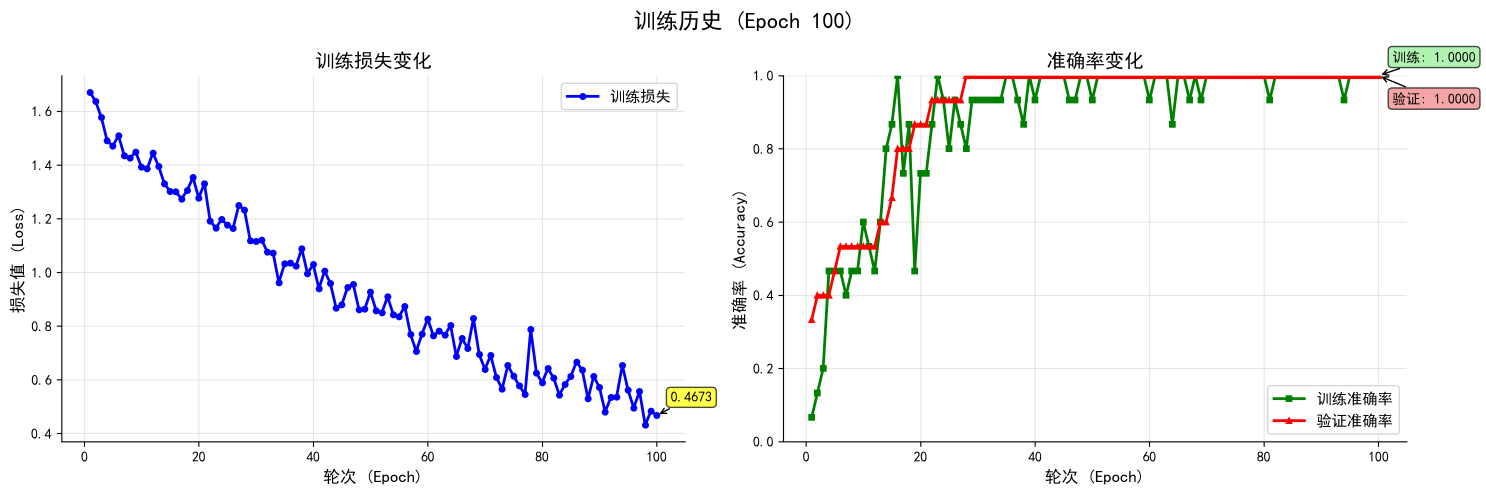
#> input picture training_history_epoch_100.png, 4457 x 1483 px, given in place of the camera (shown at 1/3 size)
$ python HSV_adjustor.py
#> lines starting #> are read from the running program, lines starting #| are printed output that depends on the picture; after the words box and inside, x2 and y2 are one past the last pixel; in counts of white or black regions, pixels touching at a corner belong together
import cv2
import numpy as np

class HSVThresholdAdjuster:
    def __init__(self):
        # HSV阈值参数
        self.lower_hsv = np.array([0, 50, 50])
        self.upper_hsv = np.array([10, 255, 255])

        # 窗口名称
        self.control_window = "HSV Threshold Control"
        self.preview_window = "Real-time Preview"

        # 当前帧
        self.current_frame = None

        # 预设颜色
        self.color_presets = {
            "Red1": ([0, 50, 50], [10, 255, 255]),
            "Red2": ([170, 50, 50], [179, 255, 255]),
            "Green": ([40, 50, 50], [80, 255, 255]),
            "Blue": ([100, 50, 50], [130, 255, 255]),
            "Yellow": ([20, 50, 50], [40, 255, 255]),
            "Orange": ([10, 50, 50], [25, 255, 255]),
            "Purple": ([130, 50, 50], [170, 255, 255]),
            "Cyan": ([80, 50, 50], [100, 255, 255]),
            "Pink": ([140, 50, 50], [170, 255, 255]),
            "White": ([0, 0, 200], [179, 30, 255]),
            "Black": ([0, 0, 0], [179, 255, 50])
        }

    def create_control_panel(self):
        """创建HSV控制面板"""
        cv2.namedWindow(self.control_window, cv2.WINDOW_NORMAL)
        cv2.resizeWindow(self.control_window, 500, 400)

        # 创建滑块
        cv2.createTrackbar('H_min', self.control_window, self.lower_hsv[0], 179, self.on_trackbar_change)
        cv2.createTrackbar('S_min', self.control_window, self.lower_hsv[1], 255, self.on_trackbar_change)
        cv2.createTrackbar('V_min', self.control_window, self.lower_hsv[2], 255, self.on_trackbar_change)
        cv2.createTrackbar('H_max', self.control_window, self.upper_hsv[0], 179, self.on_trackbar_change)
        cv2.createTrackbar('S_max', self.control_window, self.upper_hsv[1], 255, self.on_trackbar_change)
        cv2.createTrackbar('V_max', self.control_window, self.upper_hsv[2], 255, self.on_trackbar_change)

        # 预设颜色选择
        preset_names = list(self.color_presets.keys())
        cv2.createTrackbar('Preset', self.control_window, 0, len(preset_names), self.on_preset_change)

        # 形态学操作参数
        cv2.createTrackbar('Morphology', self.control_window, 1, 10, self.on_trackbar_change)
        cv2.createTrackbar('Blur', self.control_window, 0, 20, self.on_trackbar_change)

    # [38 lines left out: functions on_trackbar_change, on_preset_change, not called in this run]

    def apply_hsv_filter(self, frame):
        """应用HSV过滤"""
        # 转换到HSV色彩空间
        hsv = cv2.cvtColor(frame, cv2.COLOR_BGR2HSV)

        # 应用HSV阈值
        mask = cv2.inRange(hsv, self.lower_hsv, self.upper_hsv)

        # 获取形态学操作参数
        morph_size = cv2.getTrackbarPos('Morphology', self.control_window)
        blur_size = cv2.getTrackbarPos('Blur', self.control_window)

        # 应用模糊
        if blur_size > 0:
            blur_kernel = blur_size * 2 + 1
            mask = cv2.GaussianBlur(mask, (blur_kernel, blur_kernel), 0)

        # 形态学操作
        if morph_size > 0:
            kernel = np.ones((morph_size, morph_size), np.uint8)
            mask = cv2.morphologyEx(mask, cv2.MORPH_CLOSE, kernel)
            mask = cv2.morphologyEx(mask, cv2.MORPH_OPEN, kernel)

        # 应用掩码
        result = cv2.bitwise_and(frame, frame, mask=mask)

        return mask, result

    def create_control_info_display(self):
        """创建控制信息显示"""
        info_img = np.zeros((400, 500, 3), dtype=np.uint8)

        # 标题
        cv2.putText(info_img, "HSV Threshold Adjuster", (10, 30),
                   cv2.FONT_HERSHEY_SIMPLEX, 0.8, (255, 255, 255), 2)

        # 当前HSV值
        cv2.putText(info_img, f"Lower HSV: {self.lower_hsv}", (10, 70),
                   cv2.FONT_HERSHEY_SIMPLEX, 0.6, (0, 255, 0), 2)
        cv2.putText(info_img, f"Upper HSV: {self.upper_hsv}", (10, 100),
                   cv2.FONT_HERSHEY_SIMPLEX, 0.6, (0, 255, 0), 2)

        # 控制说明
        y_pos = 140
        instructions = [
            "Controls:",
            "- Adjust sliders for HSV values",
            "- Preset: Select common colors",
            "- Morphology: Noise reduction size",
            "- Blur: Gaussian blur kernel",
            "",
            "Keyboard Commands:",
            "'p' - Print current HSV values",
            "'s' - Save current settings",
            "'l' - Load settings from file",
            "'r' - Reset to default",
            "'q' - Quit application",
            "",
            "Tips:",
            "- H: Hue (color type)",
            "- S: Saturation (color intensity)",
            "- V: Value (brightness)"
        ]

        for i, text in enumerate(instructions):
            color = (255, 255, 0) if text.endswith(":") else (255, 255, 255)
            font_scale = 0.5 if text.endswith(":") else 0.4
            thickness = 2 if text.endswith(":") else 1

            cv2.putText(info_img, text, (10, y_pos + i * 15),
                       cv2.FONT_HERSHEY_SIMPLEX, font_scale, color, thickness)

        return info_img

    def update_preview(self):
        """更新预览显示"""
        if self.current_frame is None:
            return

        # 应用HSV过滤
        mask, filtered = self.apply_hsv_filter(self.current_frame)

        # 创建显示组合 - 增大显示尺寸
        height, width = self.current_frame.shape[:2]
        display_height = 480  # 增大显示高度从300到480
        display_width = int(width * display_height / height)

        # 调整图像大小
        original = cv2.resize(self.current_frame, (display_width, display_height))
        mask_colored = cv2.cvtColor(cv2.resize(mask, (display_width, display_height)), cv2.COLOR_GRAY2BGR)
        filtered_resized = cv2.resize(filtered, (display_width, display_height))

        # 创建HSV图像用于参考
        hsv_img = cv2.cvtColor(self.current_frame, cv2.COLOR_BGR2HSV)
        hsv_resized = cv2.resize(hsv_img, (display_width, display_height))

        # 组合显示 - 增大间隔
        gap = 10  # 增大间隔从5到10
        gap_img = np.zeros((display_height, gap, 3), dtype=np.uint8)

        top_row = np.hstack([original, gap_img, hsv_resized])
        bottom_row = np.hstack([mask_colored, gap_img, filtered_resized])

        h_gap = np.zeros((gap, top_row.shape[1], 3), dtype=np.uint8)
        combined = np.vstack([top_row, h_gap, bottom_row])

        # 添加标题 - 增大字体
        font_scale = 0.8  # 增大字体从0.6到0.8
        cv2.putText(combined, "Original", (15, 35),
                   cv2.FONT_HERSHEY_SIMPLEX, font_scale, (255, 255, 255), 2)
        cv2.putText(combined, "HSV", (display_width + gap + 15, 35),
                   cv2.FONT_HERSHEY_SIMPLEX, font_scale, (255, 255, 255), 2)
        cv2.putText(combined, "Mask", (15, display_height + gap + 35),
                   cv2.FONT_HERSHEY_SIMPLEX, font_scale, (255, 255, 255), 2)
        cv2.putText(combined, "Filtered", (display_width + gap + 15, display_height + gap + 35),
                   cv2.FONT_HERSHEY_SIMPLEX, font_scale, (255, 255, 255), 2)

        # 显示当前HSV范围 - 增大字体
        hsv_text = f"HSV: [{self.lower_hsv[0]}-{self.upper_hsv[0]}, {self.lower_hsv[1]}-{self.upper_hsv[1]}, {self.lower_hsv[2]}-{self.upper_hsv[2]}]"
        cv2.putText(combined, hsv_text, (15, combined.shape[0] - 15),
                   cv2.FONT_HERSHEY_SIMPLEX, 0.5, (0, 255, 255), 2)  # 增大字体

        cv2.imshow(self.preview_window, combined)

    # [51 lines left out: functions save_settings, load_settings, print_current_values, not called in this run]

    def run_camera_adjuster(self, camera_id=0):
        """运行摄像头HSV调整器"""
        cap = cv2.VideoCapture(camera_id)

        if not cap.isOpened():
            raise ValueError(f"无法打开摄像头: {camera_id}")

        # 设置摄像头分辨率
        cap.set(cv2.CAP_PROP_FRAME_WIDTH, 1280)
        cap.set(cv2.CAP_PROP_FRAME_HEIGHT, 720)

        # 创建窗口
        self.create_control_panel()
        cv2.namedWindow(self.preview_window, cv2.WINDOW_NORMAL)

        print("=== HSV阈值调整器 ===")
        print("使用滑块调整HSV阈值，实时查看效果")
        print("按键说明:")
        print("'p' - 打印当前HSV值")
        print("'s' - 保存设置")
        print("'l' - 加载设置")
        print("'r' - 重置为默认值")
        print("'q' - 退出")

        while True:
            ret, frame = cap.read()
            if not ret:
                print("无法读取摄像头画面")
                break

            self.current_frame = frame

            # 显示控制面板信息
            control_info = self.create_control_info_display()
            cv2.imshow(self.control_window, control_info)

            # 更新预览
            self.update_preview()

            # 键盘控制
            key = cv2.waitKey(1) & 0xFF
            if key == ord('q'):
                break
            elif key == ord('p'):
                self.print_current_values()
            elif key == ord('s'):
                self.save_settings()
            elif key == ord('l'):
                self.load_settings()
            elif key == ord('r'):
                # 重置为默认值
                cv2.setTrackbarPos('H_min', self.control_window, 0)
                cv2.setTrackbarPos('S_min', self.control_window, 50)
                cv2.setTrackbarPos('V_min', self.control_window, 50)
                cv2.setTrackbarPos('H_max', self.control_window, 179)
                cv2.setTrackbarPos('S_max', self.control_window, 255)
                cv2.setTrackbarPos('V_max', self.control_window, 255)
                print("已重置为默认值")

        cap.release()
        cv2.destroyAllWindows()

def main():
    """主函数"""
    adjuster = HSVThresholdAdjuster()

    try:
        # 直接启动摄像头实时调整
        adjuster.run_camera_adjuster(camera_id=0)
#> in run_camera_adjuster, frame is the input picture: shape (1483, 4457, 3); mean B, G, R 247.8, 246.9, 246.9
#> in run_camera_adjuster, `cv2.imshow(self.control_window, control_info)`:
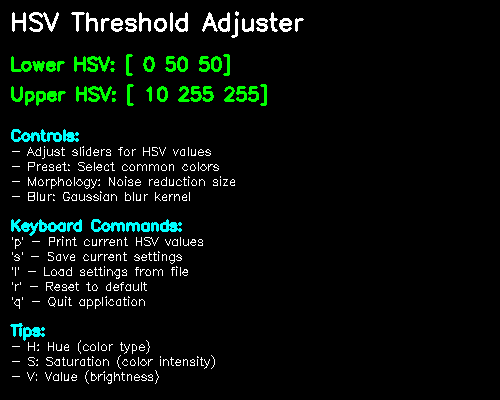
#> window 'HSV Threshold Control': shape (400, 500, 3); mean B, G, R 10.4, 14.3, 8
#> in apply_hsv_filter, `hsv = cv2.cvtColor(frame, cv2.COLOR_BGR2HSV)`: hsv: shape (1483, 4457, 3); mean H, S, V 1.9, 5.9, 250.3
#> in apply_hsv_filter, `mask = cv2.inRange(hsv, self.lower_hsv, self.upper_hsv)`:
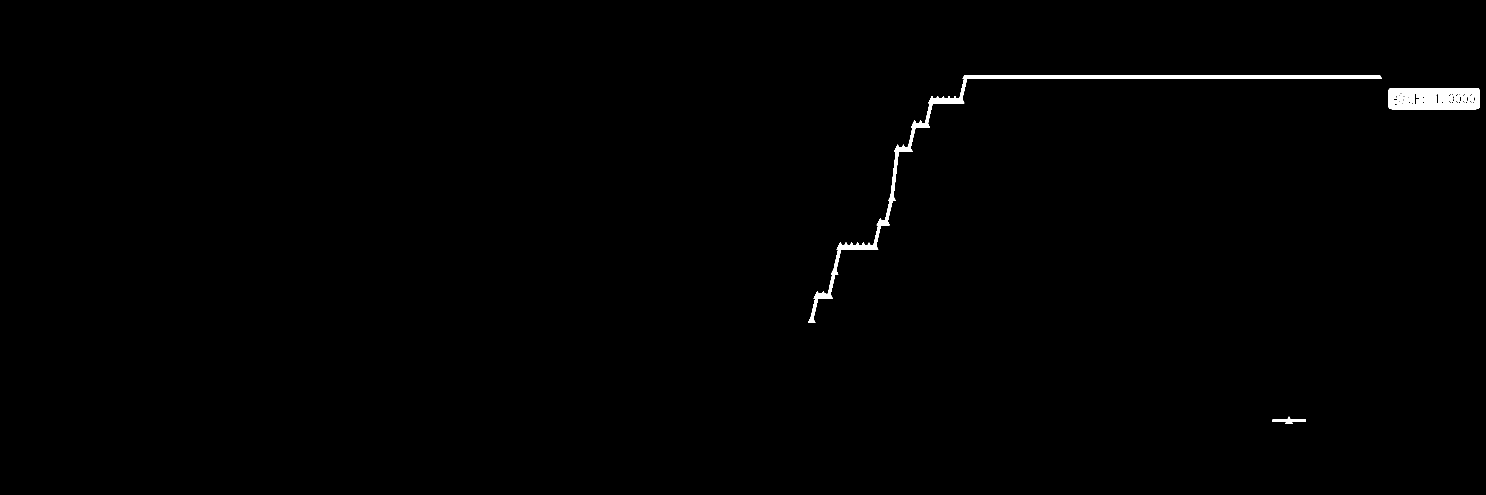
#> mask: shape (1483, 4457) (shown at 1/3 size); 0.63% white; 7 white regions, largest, box (x1, y1, x2, y2) and area: (2424, 227, 4146, 969) 25065, (4165, 264, 4440, 328) 14922, (3818, 1250, 3917, 1272) 954
#> in update_preview, `original = cv2.resize(self.current_frame, (display_width, display_heig..`:
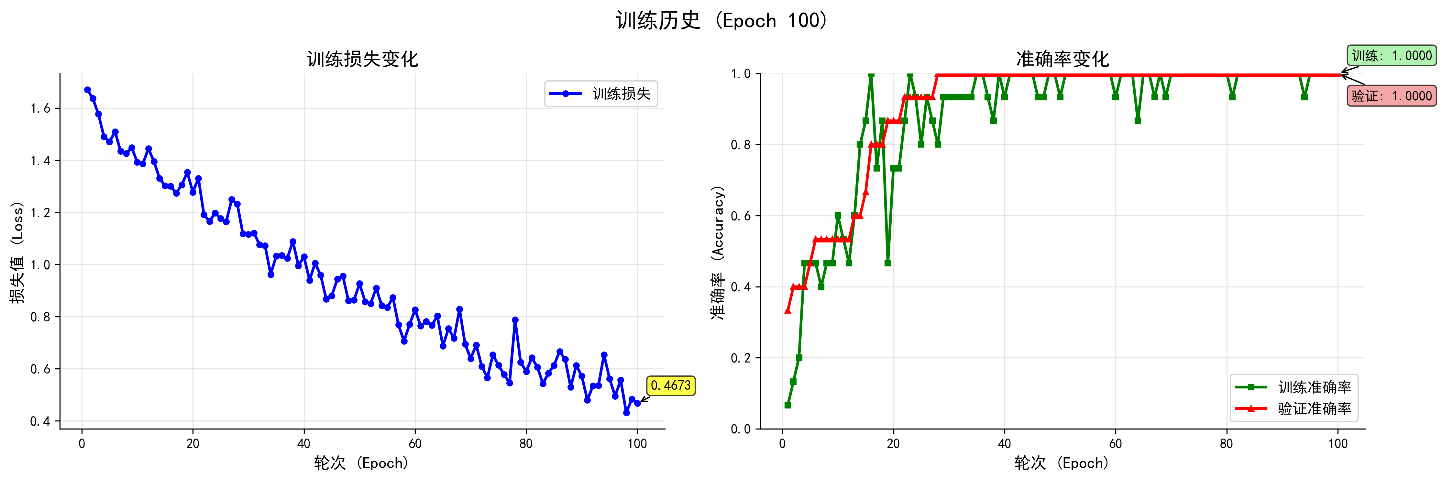
#> original: shape (480, 1442, 3); mean B, G, R 247.7, 246.8, 246.9
#> in update_preview, `mask_colored = cv2.cvtColor(cv2.resize(mask, (display_width, display_h..`:
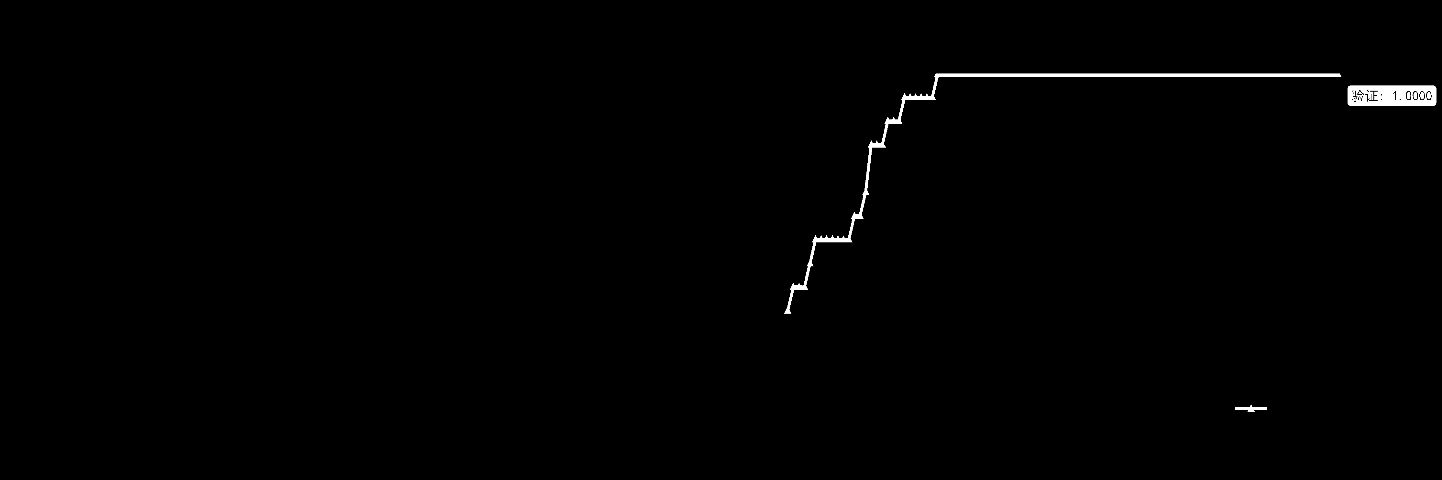
#> mask_colored: shape (480, 1442, 3); min 0, max 255, mean 1.7
#> in update_preview, `hsv_resized = cv2.resize(hsv_img, (display_width, display_height))`: hsv_resized: shape (480, 1442, 3); mean H, S, V 1.9, 5.9, 250.3
#> in update_preview, `top_row = np.hstack([original, gap_img, hsv_resized])`:
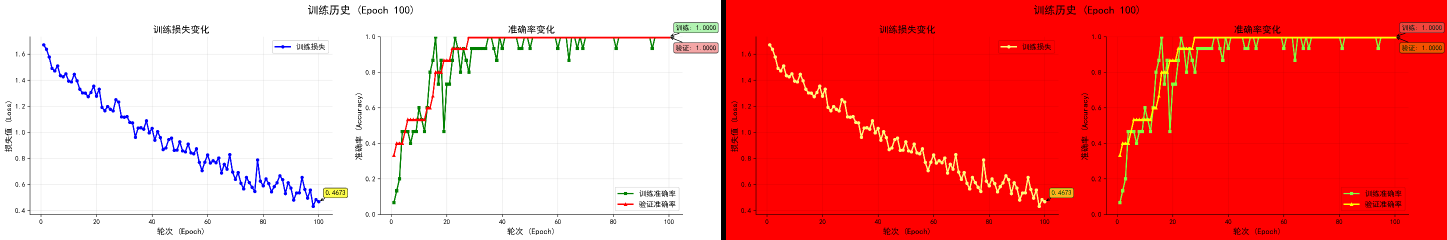
#> top_row: shape (480, 2894, 3) (shown at 1/2 size); mean B, G, R 124.4, 125.9, 247.7
#> in update_preview, `bottom_row = np.hstack([mask_colored, gap_img, filtered_resized])`:
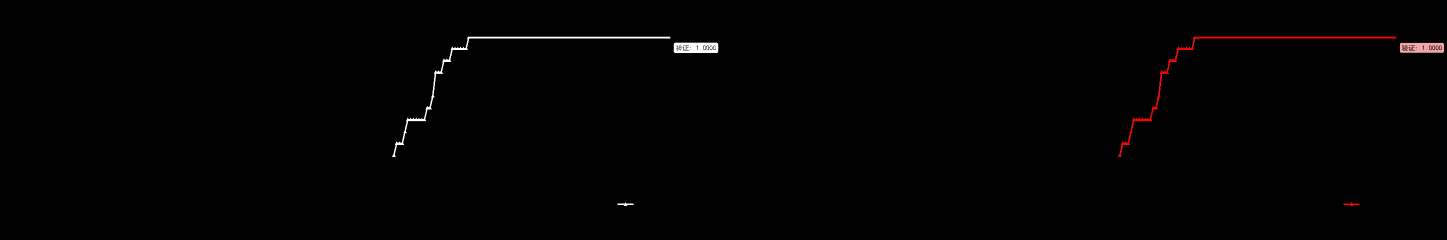
#> bottom_row: shape (480, 2894, 3) (shown at 1/2 size); mean B, G, R 1, 1, 1.6
#> in update_preview, `cv2.putText(combined, "HSV", (display_width + gap + 15, 35), cv2.FONT_..`: combined: shape (970, 2894, 3); mean B, G, R 62.1, 62.8, 123.4
#> in update_preview, `cv2.putText(combined, "Mask", (15, display_height + gap + 35), cv2.FON..`: combined: shape (970, 2894, 3); mean B, G, R 62.1, 62.9, 123.4
#> in update_preview, `cv2.putText(combined, hsv_text, (15, combined.shape[0] - 15), cv2.FONT..`:
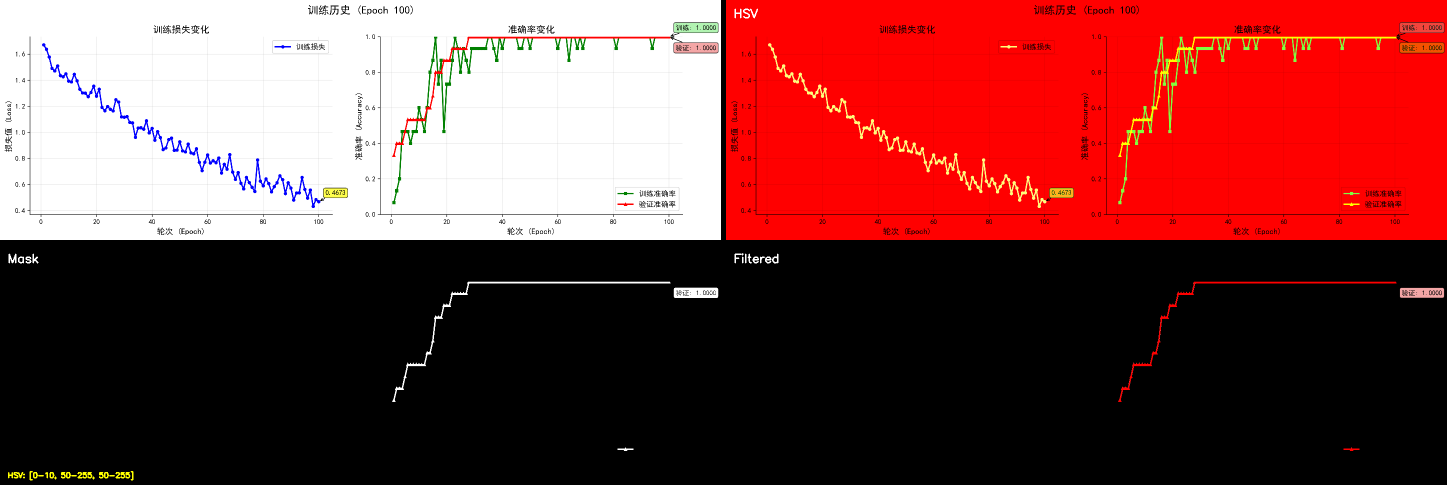
#> combined: shape (970, 2894, 3) (shown at 1/2 size); mean B, G, R 62.2, 63.1, 123.7
#> (key q is pressed here)
    except Exception as e:
        print(f"错误: {e}")

if __name__ == "__main__":
    main()
